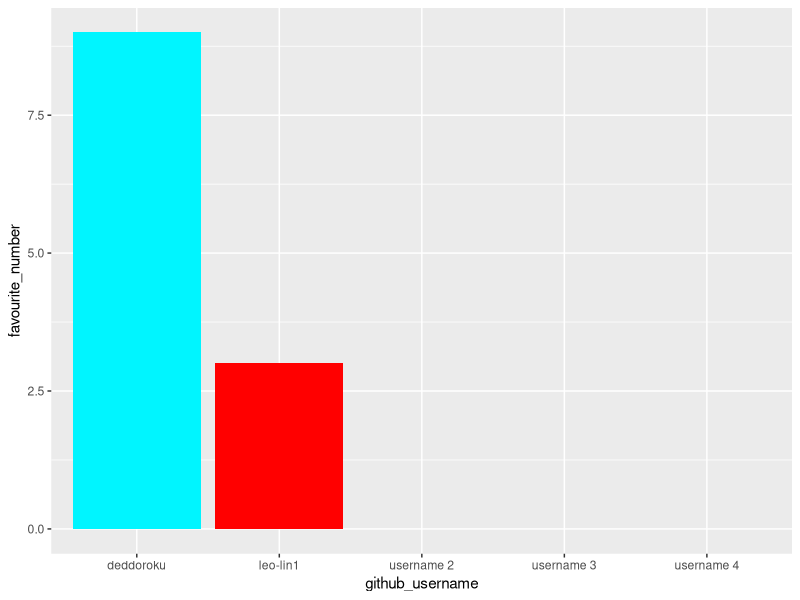
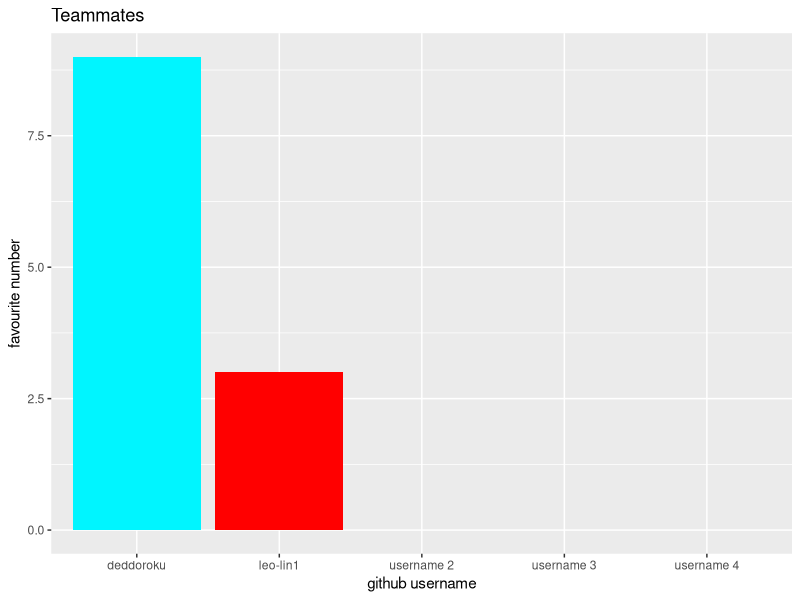
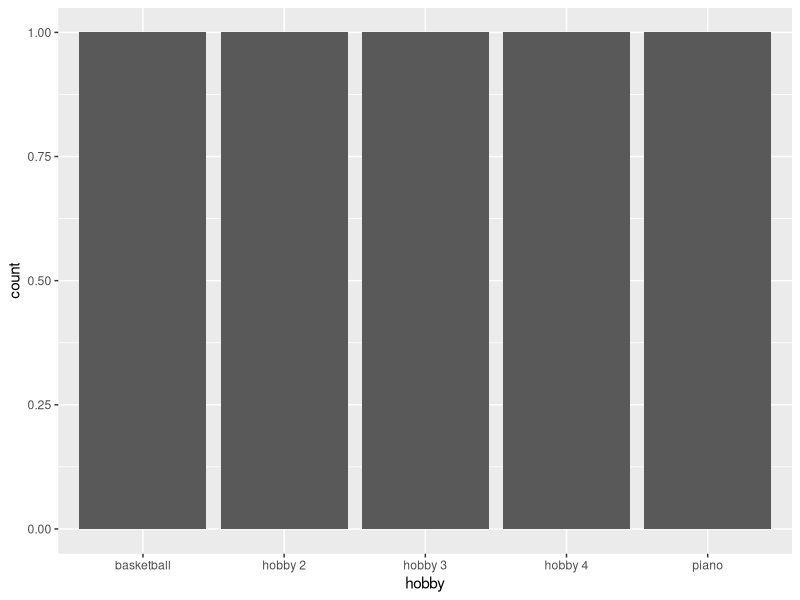

Write the R code that produced these figures, in order.
## ---- chunk 1
library(tidyverse) 
library(ggplot2)
## ---- chunk 2
team_data <- tibble(
  name = c("Lidia Lomakina", "Leo Lin", "member 2", 
           "member 3", "member 4"),
  github_username = c("deddoroku", "leo-lin1", "username 2", 
                      "username 3", "username 4"), 
  colour = c("turquoise1", "red", "colour 2", 
             "colour 3", "colour 4"),
  hobby = c("piano", "basketball", "hobby 2", 
            "hobby 3", "hobby 4"),
  favourite_number = c(9, 3, NA, NA, NA)
  )

team_data
## ---- chunk 3
p1 <- ggplot(data = team_data, 
             mapping = aes(x = github_username, 
                           y = favourite_number,
                           fill = colour), 
             ) +
   geom_col() +
   scale_fill_identity()
p1
## ---- chunk 4
p1 + labs(x = "github username", 
          y = "favourite number",
          title = "Teammates")
## ---- chunk 5
p2 <- ggplot(team_data, aes(x = hobby)) +
  geom_bar()
p2
